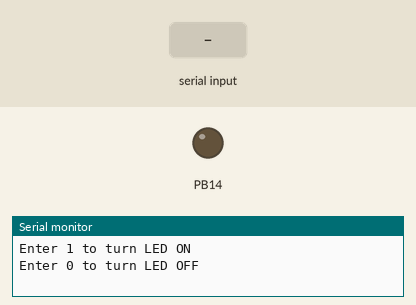
Simulated run of this sketch. Board: STM32 Blue Pill. On the bench: output pins drawn as LEDs (lit = HIGH), the last lines printed to the serial monitor. Inputs (shaded band) come from the test bench.

Above: at 1.2 s.
1.3 s: "1" received over Serial
At 1.7 s:
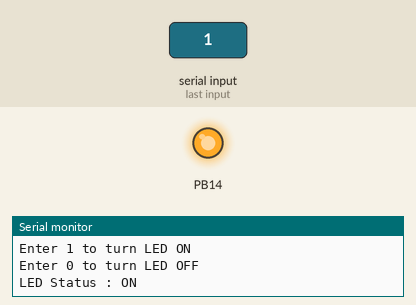
2.8 s: "0" received over Serial
At 4.0 s:
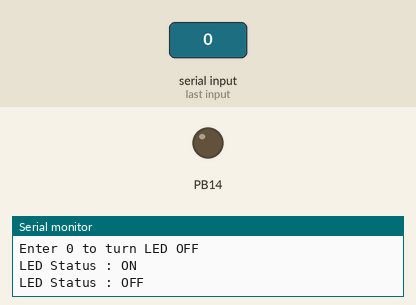
Timing chart, 0 to 5.8 s (numbered marks = the images above; inputs shaded):
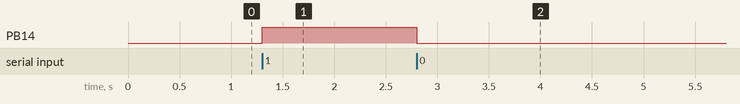

The sketch:

Lab_2.ino
```cpp
char command;
void setup() {
  pinMode(PB14,OUTPUT);
  Serial.begin(9600);
  Serial.println("Enter 1 to turn LED ON");
  Serial.println("Enter 0 to turn LED OFF");
}

void loop() {
  if(Serial.available() > 0){
    command = Serial.read();
    if (command == '1'){
      digitalWrite(PB14,HIGH);
      Serial.println("LED Status : ON");
    }
    else if(command == '0'){
      digitalWrite(PB14,LOW);
      Serial.println("LED Status : OFF");
    }
    // else{
    //   Serial.println("Enter an Appropriate output for LED command\n1-ON\n0-OFF");
    // }
  }

}
```

Measured:
- after the input at 1.3 s, PB14: LOW → HIGH at once
- after the input at 2.8 s, PB14: HIGH → LOW at once
